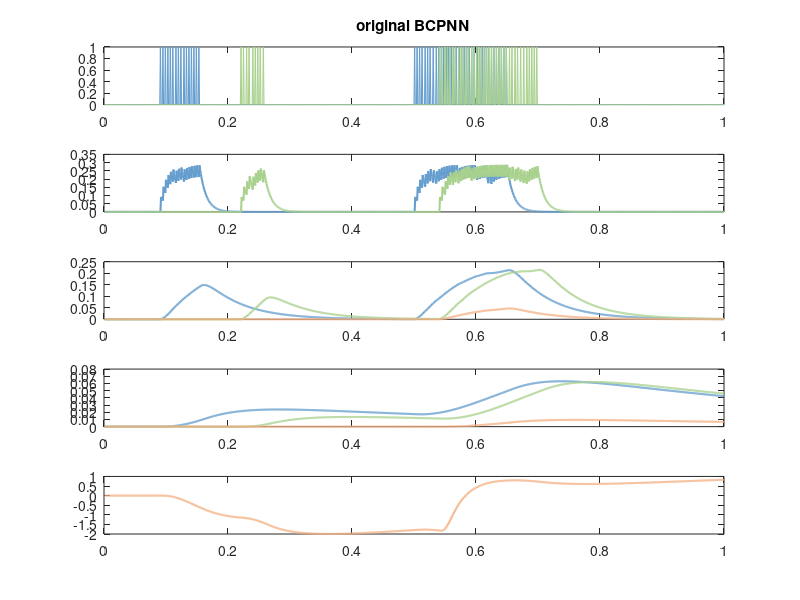
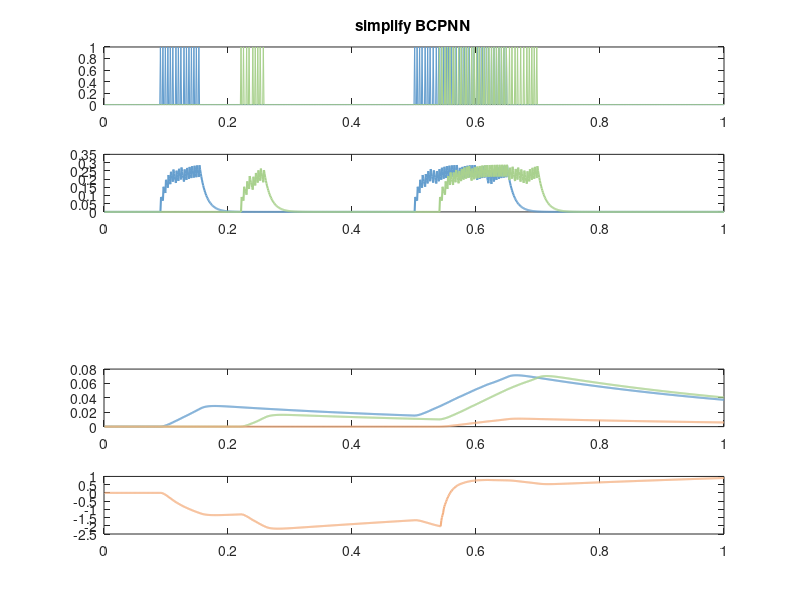

Reproduce these figures in MATLAB, in order.
%% Initial value of BCPNN
pi(1) = 0;
ei(1) = 0;
zi(1) = 0;
si(1) = 0;
pj(1) = 0;
ej(1) = 0;
zj(1) = 0;
sj(1) = 0;
pij(1) = 0;
eij(1) = 0;
pi1(1) = 0;
ei1(1) = 0;
zi1(1) = 0;
si1(1) = 0;
pj1(1) = 0;
ej1(1) = 0;
zj1(1) = 0;
sj1(1) = 0;
pij1(1) = 0;
eij1(1) = 0;
x(1) = 1;
%% BCPNN parameter
kp = 1/500;
ke = 1/60;
kz = 1/11;
kfti = 1/(11);
eps=0.01;
%% BCPNN input
for i= 2: 1000
    x(i) = i;
    si(i) = 0;
    sj(i) = 0;
    if ((i > 90) && (i < 260))
        if( i < 155)
        if (rand>0.2)
            if ((si(i-1)== 1)||(si(i-2)== 1)||(si(i-3)== 1))
                si(i) = 0;
            else
                si(i) = 1;
            end
        end
        end
        sj(i) = 0;
        if (i > 220)
            si(i) = 0;
            sj(i) = 0;
            if (rand>0.2)
                if ((sj(i-1)== 1)||(sj(i-2)== 1)||(sj(i-3)== 1))
                    sj(i) = 0;
                else
                    sj(i) = 1;
                end
            end
        end
    end
        if ((i > 500)&&(i < 700))
            sj(i) = 0;
            si(i) = 0;
            if (i > 540)
                if (rand>0.3)
                    if ((sj(i-1)== 1)||(sj(i-2)== 1)||(sj(i-3)== 1))
                        sj(i) = 0;
                    else
                        sj(i) = 1;
                    end
                end
            end
            if(i<650)
                if (rand>0.25)
                    if ((si(i-1)== 1)||(si(i-2)== 1)||(si(i-3)== 1))
                        si(i) = 0;
                    else
                        si(i) = 1;
                    end
                end
            end
        end
    % original BCPNN
    pi(i) = pi(i-1) * (1 - kp) + ei(i-1)*kp;
    ei(i) = ei(i-1) *( 1 - ke) + zi(i-1)*ke;
    zi(i) = zi(i-1) * (1 - kz) + si(i-1)*kfti;
    pj(i) = pj(i-1) * (1 - kp) + ej(i-1)*kp;
    ej(i) = ej(i-1) *( 1 - ke) + zj(i-1)*ke;
    zj(i) = zj(i-1) * (1 - kz) + sj(i-1)*kfti;
    pij(i) = pij(i-1) * (1 - kp) + eij(i-1)*kp;
    eij(i) = eij(i-1) * (1 - ke) + zi(i-1)*zj(i-1)*ke;
    wij(i) = log((pij(i-1)+eps^2)/((pi(i-1)+eps)*(pj(i-1)+eps)));
    % simplified BCPNN
    pi1(i) = pi1(i-1) *( 1 - kp) + zi1(i-1)*kp;
    zi1(i) = zi1(i-1) * (1 - kz) + si(i-1)*kfti;
    pj1(i) = pj1(i-1) *( 1 - kp) + zj1(i-1)*kp;
    zj1(i) = zj1(i-1) * (1 - kz) + sj(i-1)*kfti;
    pij1(i) = pij1(i-1) * (1 - kp) + zi1(i-1)*zj1(i-1)*kp;
    wij1(i) = log((pij1(i-1)+eps^2)/((pi1(i-1)+eps)*(pj1(i-1)+eps)));
end
%% BCPNN figure
%color setting
blue1 = [101/255 158/255 206/255];
blue2 = [46/255 117/255 181/255];
green1 = [169/255 209/255 142/255];
green2 = [83/255 129/255 53/255];
orange1 = [244/255 177/255 131/255];
orange2 = [197/255 90/255 17/255];
%original BCPNN
figure(1)
subplot(511),
x=1:1000;
plot(x*0.001,si,'Color',blue1, 'linewidth',0.8);hold on
plot(x*0.001,sj,'Color',green1, 'linewidth',0.8);
title('original BCPNN')

subplot(512),
plot(x*0.001,zi,'Color',blue1, 'linewidth',1.5);hold on
plot(x*0.001,zj,'Color',green1, 'linewidth',1.5);

subplot(513);
plot(x*0.001,ei,'Color',blue1, 'linewidth',1.5);hold on
plot(x*0.001,ej,'Color',green1, 'linewidth',1.5);hold on
plot(x*0.001,eij,'Color',orange1, 'linewidth',1.5);

subplot(514);
plot(x*0.001,pi,'Color',blue1, 'linewidth',1.5);hold on
plot(x*0.001,pj,'Color',green1, 'linewidth',1.5);hold on
plot(x*0.001,pij,'Color',orange1, 'linewidth',1.5);

subplot(515);
plot(x*0.001,wij,'Color',orange1, 'linewidth',1.5);

% simplify BCPNN
figure(2)
subplot(511),
x=1:1000;
plot(x*0.001,si,'Color',blue1, 'linewidth',0.8);hold on
plot(x*0.001,sj,'Color',green1, 'linewidth',0.8);
title('simplify BCPNN')

subplot(512),
plot(x*0.001,zi1,'Color',blue1, 'linewidth',1.5);hold on
plot(x*0.001,zj1,'Color',green1, 'linewidth',1.5);

subplot(514);
plot(x*0.001,pi1,'Color',blue1, 'linewidth',1.5);hold on
plot(x*0.001,pj1,'Color',green1, 'linewidth',1.5);hold on
plot(x*0.001,pij1,'Color',orange1, 'linewidth',1.5);

subplot(515);
plot(x*0.001,wij1,'Color',orange1, 'linewidth',1.5);
